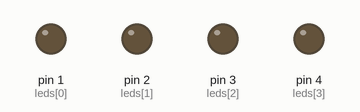
A sketch run on a simulated Arduino Uno, built with avr-gcc and run on an emulated ATmega328P. On the bench: output pins drawn as LEDs (lit = HIGH). Random numbers use the default seed unless the sketch sets one.

Above: at 0.18 s.
At 9.13 s:
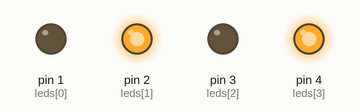
At 14.04 s:
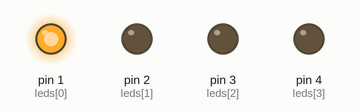
At 18.82 s:
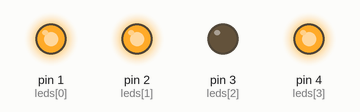
At 28.43 s:
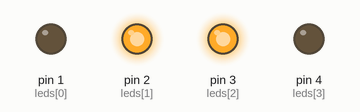
At 37.94 s:
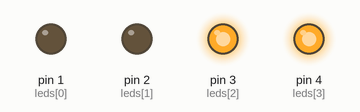
Timing chart, 0 to 40.0 s (numbered marks = the images above):
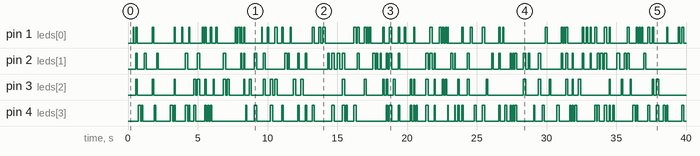

Measured:
- by itself, pin 2 (leds[1]): LOW → HIGH at 0.55 s, → LOW 0.13 s later, → HIGH 0.49 s later, → LOW 0.13 s later, … (102 changes in this stretch)
- by itself, pin 3 (leds[2]): LOW → HIGH at 0.55 s, → LOW 0.13 s later, → HIGH 1.1 s later, → LOW 0.10 s later, … (82 changes in this stretch)

The sketch:

4x4x2_Led_Cube.ino
```cpp
//one LED will blink once

int LED1=1;
int LED2=2;
int LED3=3;
int LED4=4;

/*(void setup()
{
  pinMode(LED1, OUTPUT);
  pinMode(LED2, OUTPUT);
   pinMode(LED3, OUTPUT);
  pinMode(LED4, OUTPUT);
 }
*/

//one LED will blink once
/*void loop()
{
  digitalWrite(LED1, HIGH);
  delay(100);
  digitalWrite(LED1, LOW);
  delay(100);

  digitalWrite(LED2, HIGH);
  delay(100);
  digitalWrite(LED2, LOW);
  delay(100);

  digitalWrite(LED3, HIGH);
  delay(100);
  digitalWrite(LED3, LOW);
  delay(100);

  digitalWrite(LED4, HIGH);
  delay(100);
  digitalWrite(LED4, LOW);
  delay(100);
}
*/
//Random led will blink
int leds[]= {1,2,3,4};

void setup(){
  for (int i=0;i<4;i++){
    pinMode(leds[i],OUTPUT);
  }
  randomSeed(analogRead(A0));
}

void loop(){
  int count= random(0,4);
  for(int i=0;i<count;i++){
    digitalWrite(leds[random(0,4)],HIGH);
  }
  delay(random(50, 200));

  for(int i=0;i<4;i++){
    digitalWrite(leds[i],LOW);
  }
  delay(random(50, 200));
}
```
